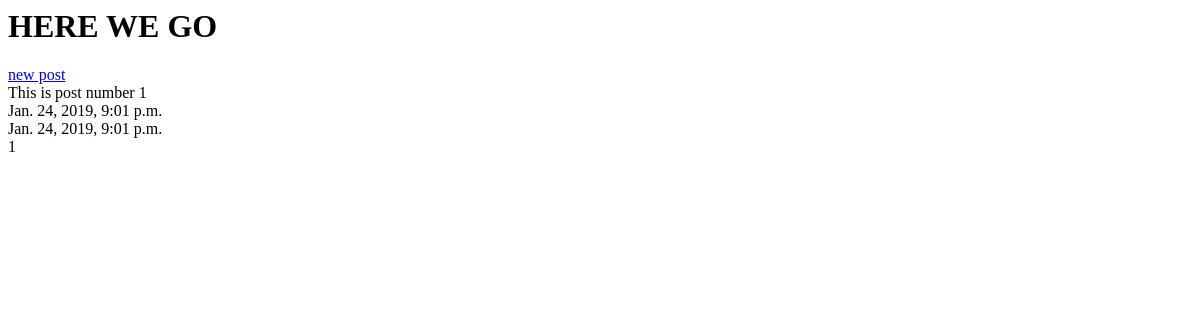
The app's page /posts/, older data.
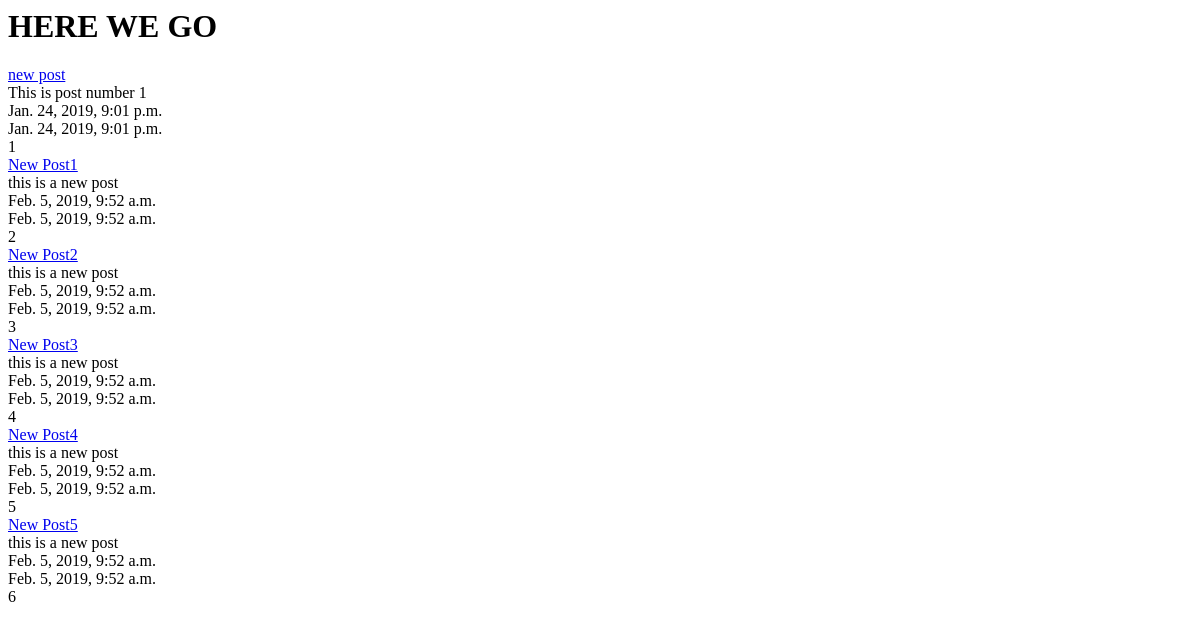
The same page, newer data.
### posts/models.py (models this page shows, shortened)
class Post(models.Model):
	title= models.CharField(max_length=120)
	content=models.TextField()
	updated= models.DateTimeField(auto_now=True,auto_now_add=False)
	timestamp= models.DateTimeField(auto_now=False,auto_now_add=True)

### posts/views.py (the view)
# urls.py: path('', views.post_list, name='post_list'),
def post_list(request):
	queryset = Post.objects.all()
	content = {
	     "object_list":queryset,
	     "title":"list"
	}
	return render(request,"index.html",content)

### posts/templates/index.html (shortened to what this page needs)
<h1> HERE WE GO</h1>
{% for object in object_list %}
<a href = '{% url "detail" object.id % }'>{{object.title}}</a><br/>
{{object.content}}<br/>
{{object.timestamp}}<br/>
{{object.updated}}<br/>
{{object.id}}<br/>

Row changes from the older to the newer data that the page shows:
added Post: title "New Post1", content "this is a new post", timestamp "Feb. 5, 2019, 9:52 a.m.", updated "Feb. 5, 2019, 9:52 a.m.", id "2"
added Post: title "New Post2", content "this is a new post", timestamp "Feb. 5, 2019, 9:52 a.m.", updated "Feb. 5, 2019, 9:52 a.m.", id "3"
added Post: title "New Post3", content "this is a new post", timestamp "Feb. 5, 2019, 9:52 a.m.", updated "Feb. 5, 2019, 9:52 a.m.", id "4"
added Post: title "New Post4", content "this is a new post", timestamp "Feb. 5, 2019, 9:52 a.m.", updated "Feb. 5, 2019, 9:52 a.m.", id "5"
added Post: title "New Post5", content "this is a new post", timestamp "Feb. 5, 2019, 9:52 a.m.", updated "Feb. 5, 2019, 9:52 a.m.", id "6"
